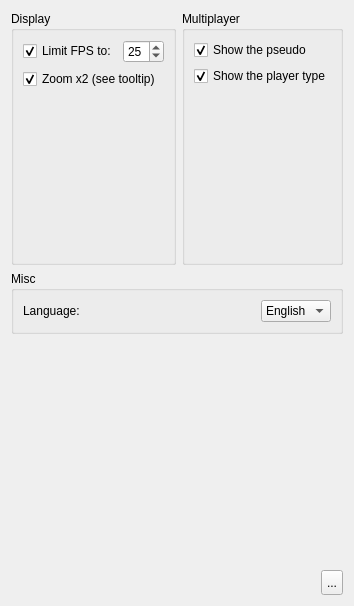
       <widget class="QWidget" name="page_options">
        <property name="styleSheet">
         <string notr="true">#page_options{background-image: url(:/images/background.png);}</string>
        </property>
        <layout class="QVBoxLayout" name="verticalLayout_9">
         <item>
          <layout class="QHBoxLayout" name="horizontalLayout_13">
           <item>
            <widget class="QGroupBox" name="groupBox_Options_Displayer">
             <property name="styleSheet">
              <string notr="true">background-image: url(:/images/light-white.png);</string>
             </property>
             <property name="title">
              <string>Display</string>
             </property>
             <layout class="QVBoxLayout" name="verticalLayout_6">
              <item>
               <layout class="QHBoxLayout" name="horizontalLayout_6">
                <item>
                 <widget class="QCheckBox" name="checkBox">
                  <property name="text">
                   <string>Limit FPS to:</string>
                  </property>
                  <property name="checked">
                   <bool>true</bool>
                  </property>
                 </widget>
                </item>
                <item>
                 <widget class="QSpinBox" name="spinBox">
                  <property name="maximumSize">
                   <size>
                    <width>50</width>
                    <height>16777215</height>
                   </size>
                  </property>
                  <property name="minimum">
                   <number>16</number>
                  </property>
                  <property name="value">
                   <number>25</number>
                  </property>
                 </widget>
                </item>
               </layout>
              </item>
              <item>
               <widget class="QCheckBox" name="checkBox_3">
                <property name="toolTip">
                 <string>The other player is displayed in zoom x2 range.
Without it will be show into the screen, with it it show at the border</string>
                </property>
                <property name="text">
                 <string>Zoom x2 (see tooltip)</string>
                </property>
                <property name="checked">
                 <bool>true</bool>
                </property>
               </widget>
              </item>
              <item>
               <spacer name="verticalSpacer_4">
                <property name="orientation">
                 <enum>Qt::Vertical</enum>
                </property>
                <property name="sizeHint" stdset="0">
                 <size>
                  <width>20</width>
                  <height>164</height>
                 </size>
                </property>
               </spacer>
              </item>
             </layout>
            </widget>
           </item>
           <item>
            <widget class="QGroupBox" name="groupBox_Options_Multiplayer">
             <property name="styleSheet">
              <string notr="true">background-image: url(:/images/light-white.png);</string>
             </property>
             <property name="title">
              <string>Multiplayer</string>
             </property>
             <layout class="QVBoxLayout" name="verticalLayout_10">
              <item>
               <widget class="QCheckBox" name="checkBox_4">
                <property name="text">
                 <string>Show the pseudo</string>
                </property>
                <property name="checked">
                 <bool>true</bool>
                </property>
               </widget>
              </item>
              <item>
               <widget class="QCheckBox" name="checkBox_5">
                <property name="toolTip">
                 <string>Show if is admin, developer, premium, normal</string>
                </property>
                <property name="text">
                 <string>Show the player type</string>
                </property>
                <property name="checked">
                 <bool>true</bool>
                </property>
               </widget>
              </item>
              <item>
               <spacer name="verticalSpacer_6">
                <property name="orientation">
                 <enum>Qt::Vertical</enum>
                </property>
                <property name="sizeHint" stdset="0">
                 <size>
                  <width>20</width>
                  <height>167</height>
                 </size>
                </property>
               </spacer>
              </item>
             </layout>
            </widget>
           </item>
          </layout>
         </item>
         <item>
          <widget class="QGroupBox" name="groupBox">
           <property name="styleSheet">
            <string notr="true">background-image: url(:/images/light-white.png);</string>
           </property>
           <property name="title">
            <string>Misc</string>
           </property>
           <layout class="QVBoxLayout" name="verticalLayout_11">
            <item>
             <layout class="QHBoxLayout" name="horizontalLayout_15">
              <item>
               <widget class="QLabel" name="label">
                <property name="text">
                 <string>Language:</string>
                </property>
               </widget>
              </item>
              <item>
               <spacer name="horizontalSpacer_4">
                <property name="orientation">
                 <enum>Qt::Horizontal</enum>
                </property>
                <property name="sizeHint" stdset="0">
                 <size>
                  <width>40</width>
                  <height>20</height>
                 </size>
                </property>
               </spacer>
              </item>
              <item>
               <widget class="QComboBox" name="comboBox">
                <item>
                 <property name="text">
                  <string>English</string>
                 </property>
                </item>
               </widget>
              </item>
             </layout>
            </item>
           </layout>
          </widget>
         </item>
         <item>
          <spacer name="verticalSpacer_7">
           <property name="orientation">
            <enum>Qt::Vertical</enum>
           </property>
           <property name="sizeHint" stdset="0">
            <size>
             <width>20</width>
             <height>230</height>
            </size>
           </property>
          </spacer>
         </item>
         <item>
          <layout class="QHBoxLayout" name="horizontalLayout_14">
           <item>
            <spacer name="horizontalSpacer">
             <property name="orientation">
              <enum>Qt::Horizontal</enum>
             </property>
             <property name="sizeHint" stdset="0">
              <size>
               <width>40</width>
               <height>20</height>
              </size>
             </property>
            </spacer>
           </item>
           <item>
            <widget class="QToolButton" name="toolButton_quit_options">
             <property name="minimumSize">
              <size>
               <width>22</width>
               <height>25</height>
              </size>
             </property>
             <property name="maximumSize">
              <size>
               <width>22</width>
               <height>25</height>
              </size>
             </property>
             <property name="styleSheet">
              <string notr="true">QToolButton::hover {
background-position:left center;
}
QToolButton::pressed {
background-position:left bottom;
}
QToolButton { 
background-image: url(:/images/interface/quit.png);
border-image: url(:/images/empty.png);
}</string>
             </property>
             <property name="text">
              <string>...</string>
             </property>
            </widget>
           </item>
          </layout>
         </item>
        </layout>
       </widget>
